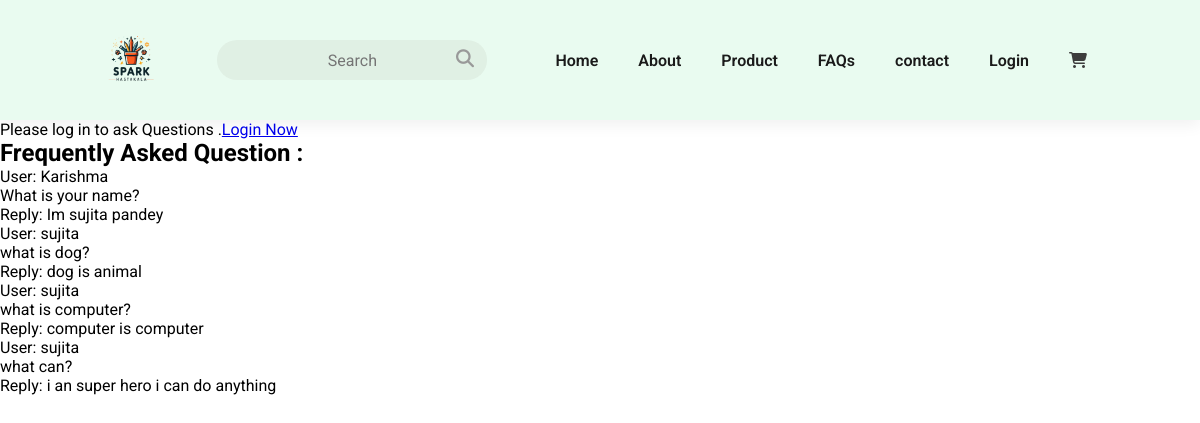
The app's page /FAQs.php with its own data.
### tables this page shows
CREATE TABLE `message` (
  `id` int(100) NOT NULL,
  `name` varchar(200) NOT NULL,
  `email` varchar(200) NOT NULL,
  `question` varchar(500) NOT NULL,
  `Reply` varchar(500) DEFAULT NULL
);

### FAQs.php (the view, shortened to what this page needs)
<?php
require('connection.php');
$email = '';
$select_user = mysqli_query($con, "SELECT * FROM `registered_user` where email='$email'") or die('query failed');
$registered_user = mysqli_fetch_assoc($select_user);
?>
<!DOCTYPE html>
<html lang="en">
<head>
    <link rel="stylesheet" href="css/stal2.css">
</head>
<body>
    <?php @include 'header.php'; ?>
    <section class="fqas">
    <?php
        if ($email) {  ?>
    <form action="" method="POST">
        <h3>Your Queries!</h3>
        <input type="hidden" name="name" placeholder="enter your name" class="box" value="<?php echo isset($registered_user['Username']) ? $registered_user['Username'] : ''; ?>" required>
        <input type="hidden" name="email" placeholder="enter your email" class="box" value="<?php echo isset($registered_user['Email']) ? $registered_user['Email'] : ''; ?>" required>
        <textarea name="message" class="box" placeholder="enter your question" required cols="90" rows="1"></textarea>
        <input type="submit" value="Send" name="submit" class="btn">
    </form>
    <?php } else { ?>
        <p>Please log in to ask Questions .<a href="login.php">Login Now</a></p>
    <?php } ?>
    </section>
    <section>
<h1 class="title">Frequently Asked Question :</h1>
   <div class="box-container">
<?php
        $select_message = mysqli_query($con, "SELECT * FROM `message` WHERE Reply IS NOT NULL ORDER BY id DESC LIMIT 5") or die('query failed');
        if (mysqli_num_rows($select_message) > 0) {
            while ($fetch_message = mysqli_fetch_assoc($select_message)) {
                echo '<div class="box">';
                echo '<p>User: <span>' . $fetch_message['name'] . '</span></p>';
                echo '<p><span>' . $fetch_message['question'] . '</span></p>';
                echo '<p>Reply: <span>' . $fetch_message['Reply'] . '</span></p>';
                echo '</div>';
            }
        } else {
            echo '<p class="empty">No Question Answers!</p>';
        }
      ?>
   </div>
</section>
</body>
</html>

### css/stal.css (style rules this page uses)
* { margin: 0; padding: 0; box-sizing: border-box; font-family: 'Playfair Display', serif; font-family: 'Roboto', sans-serif; }

### records on screen
message: name "Karishma", question "What is your name?", Reply "Im sujita pandey"
message: name "sujita", question "what is dog?", Reply "dog is animal"
message: name "sujita", question "what is computer?", Reply "computer is computer"
message: name "sujita", question "what can?", Reply "i an super hero i can do anything"
